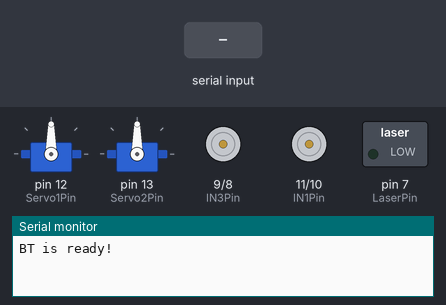
Recording of a sketch running on a simulated Arduino Uno, built with avr-gcc and run on an emulated ATmega328P. On the bench: 2 × servo, motor-driver pin pairs drawn as motors (green arrow = first pin HIGH = forward, orange = second pin HIGH = backward, longer = more drive), switched loads named in the sketch (green lamp = pin HIGH), the last lines printed to the serial monitor. Inputs (shaded band) come from the test bench.

Above: at 1.2 s.
1.3 s: "B" received over the second serial link
At 2.0 s:
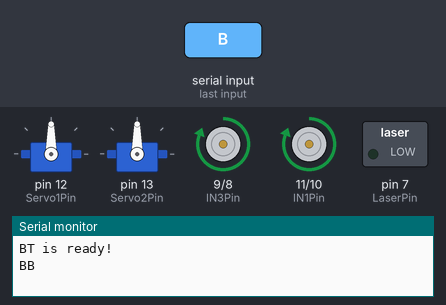
2.8 s: "L" received over the second serial link
At 3.1 s:
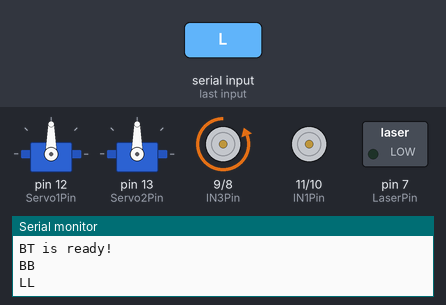
4.3 s: "R" received over the second serial link
At 5.4 s:
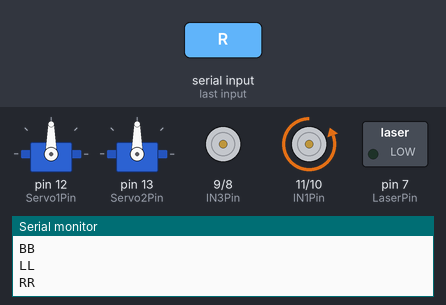
Timing chart, 0 to 7.3 s (numbered marks = the images above; inputs shaded):
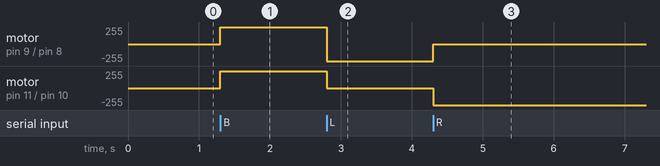

The sketch:

BT_Car06.ino
```cpp
#include <String.h>
#include <Servo.h>

#include "pitch.h"
/* Input for motorA:
   IN1      IN2      Action
   LOW      LOW      Motor Stop
   HIGH     LOW      Motor moves forward
   LOW      HIGH     Motor moves backward
   HIGH     HIGH     Motor Stop
*/
const int IN1Pin  = 11;
const int IN2Pin = 10;
const int IN3Pin = 9;
const int IN4Pin = 8;

const int DELAY = 3000;
#define TXPin 3
#define RXPin 2

#define Servo1Pin 12
#define Servo2Pin 13

#define EchoPin  5
#define TrigPin  4

#define PIRPin  6

#define LaserPin  7

#define SpeakerPin  7


#include <SoftwareSerial.h>   // 引用程式庫

// 定義連接藍牙模組的序列埠
SoftwareSerial BT(RXPin, TXPin); // 接收腳, 傳送腳
char val;  // 儲存接收資料的變數
//String CarCommand = String("FBLR") ;    //設定車子可以接受字串
String CarCommand = "FBLRX" ;    //設定車子可以接受字串
Servo myservo1;
Servo myservo2;

// notes in the melody:
int melody[] = {
  NOTE_C4, NOTE_G3, NOTE_G3, NOTE_A3, NOTE_G3, 0, NOTE_B3, NOTE_C4
};

// note durations: 4 = quarter note, 8 = eighth note, etc.:
int noteDurations[] = {
  4, 8, 8, 4, 4, 4, 4, 4
};

void setup()
{
  pinMode(IN1Pin, OUTPUT);
  pinMode(IN2Pin, OUTPUT);
  pinMode(IN3Pin, OUTPUT);
  pinMode(IN4Pin, OUTPUT);
//----------Servo
  myservo1.attach(Servo1Pin);
  myservo2.attach(Servo2Pin);

  //-------------HC-SR04
    pinMode(EchoPin, INPUT);
    pinMode(TrigPin, OUTPUT);

  //------------人體紅外線感測器(PIR Sensor)
    pinMode(PIRPin, INPUT);

    //------------雷射/燈光模組
    pinMode(LaserPin, OUTPUT);

    //------------揚聲器(喇叭)
    pinMode(SpeakerPin, OUTPUT);


  //------------BT_Talk Code

     Serial.begin(9600);   // 與電腦序列埠連線
  Serial.println("BT is ready!");

  // 設定藍牙模組的連線速率
  // 如果是HC-05，請改成9600
    BT.begin(9600);
 //  tone1.begin(SpeakerPin);

}

void loop()
{
    if (BT.available())
    {
          val = BT.read();
          Serial.print(val);
        //    Serial.println(CarCommand.indexOf(2),DEC) ;
        //    Serial.println(CarCommand.indexOf('L'),DEC) ;
        //    Serial.println(CarCommand.indexOf('K'),DEC) ;
    if (CarCommand.indexOf(val) >0)
        {
          //  Serial.println(CarCommand.charAt(val)) ;
             BTCMD(val) ;     //執行車子命令

        }
    }
}
void BTCMD(char cmd)
{
    //執行車子命令

    if (cmd == 'F')
            forward();      //前進
    if (cmd == 'B')
            backward();     //向左
    if (cmd == 'L')
            left();         //向左
    if (cmd == 'R')
            right();        //向右
    if (cmd == 'X')
            motorstop();    //停車
      Serial.println(cmd) ;

}
void LaserFire(boolean FireCMD)
{
    digitalWrite(LaserPin,FireCMD);
}

void SoundOn()
{
    for (int thisNote = 0; thisNote < 8; thisNote++) {

    // to calculate the note duration, take one second
    // divided by the note type.
    //e.g. quarter note = 1000 / 4, eighth note = 1000/8, etc.
    int noteDuration = 1000 / noteDurations[thisNote];
    tone(SpeakerPin, melody[thisNote], noteDuration);

    // to distinguish the notes, set a minimum time between them.
    // the note's duration + 30% seems to work well:
    int pauseBetweenNotes = noteDuration * 1.30;
    delay(pauseBetweenNotes);
    // stop the tone playing:
    noTone(SpeakerPin);
  }
}


boolean CheckPirSensor()
{
    if (digitalRead(PIRPin))
      {
        return true ;
      }
      else
      {
        return false ;
      }

}

double HC04_ultrasonic()
{
   double tmp = 0 ;
  double duration, distance;
  digitalWrite(TrigPin, HIGH);
  delayMicroseconds(1000);
  digitalWrite(TrigPin, LOW);
  duration = pulseIn(EchoPin, HIGH);
  distance = (duration/2) / 29.1;
  if (distance >= 200 || distance <= 0){
    tmp = -1 ;
    Serial.print(distance);
    Serial.println(" cm");
    Serial.println("Out of range");
    Serial.println("--------------");
  }
  else {
        tmp = distance ;
    Serial.print(distance);
    Serial.println(" cm");
    Serial.println("read ok...");
    Serial.println("--------------");
  }

  return (tmp);
}


void Servo1Action(int angle)
{
    myservo1.write(angle);  // set servo to mid-poin
}

void Servo2Action(int angle)
{
    myservo2.write(angle);  // set servo to mid-poin
}


void selfTest()
{
  forward();
  delay(DELAY);
  motorstop(); delay(500);

  backward();
  delay(DELAY);
  motorstop(); delay(500);

  right();
  delay(DELAY);
  motorstop(); delay(500);

  left();
  delay(DELAY);
  motorstop(); delay(500);
}

void motorstop()
{
  digitalWrite(IN1Pin, LOW);
  digitalWrite(IN2Pin, LOW);
  digitalWrite(IN3Pin, LOW);
  digitalWrite(IN4Pin, LOW);
}

void forward()
{
  digitalWrite(IN1Pin, LOW);
  digitalWrite(IN2Pin, HIGH);
  digitalWrite(IN3Pin, LOW);
  digitalWrite(IN4Pin, HIGH);
}

void backward()
{
  digitalWrite(IN1Pin, HIGH);
  digitalWrite(IN2Pin, LOW);
  digitalWrite(IN3Pin, HIGH);
  digitalWrite(IN4Pin, LOW);
}

// Let right motor keep running, but stop left motor
void right()
{
  digitalWrite(IN1Pin, LOW);
  digitalWrite(IN2Pin, HIGH);
  digitalWrite(IN3Pin, LOW);
  digitalWrite(IN4Pin, LOW);
}

// Let left motor keep running, but stop right motor
void left()
{
  digitalWrite(IN1Pin, LOW);
  digitalWrite(IN2Pin, LOW);
  digitalWrite(IN3Pin, LOW);
  digitalWrite(IN4Pin, HIGH);
}
```

pitch.h
```cpp
/*************************************************
 * Public Constants
 *************************************************/

#define NOTE_B0  31
#define NOTE_C1  33
#define NOTE_CS1 35
#define NOTE_D1  37
#define NOTE_DS1 39
#define NOTE_E1  41
#define NOTE_F1  44
#define NOTE_FS1 46
#define NOTE_G1  49
#define NOTE_GS1 52
#define NOTE_A1  55
#define NOTE_AS1 58
#define NOTE_B1  62
#define NOTE_C2  65
#define NOTE_CS2 69
#define NOTE_D2  73
#define NOTE_DS2 78
#define NOTE_E2  82
#define NOTE_F2  87
#define NOTE_FS2 93
#define NOTE_G2  98
#define NOTE_GS2 104
#define NOTE_A2  110
#define NOTE_AS2 117
#define NOTE_B2  123
#define NOTE_C3  131
#define NOTE_CS3 139
#define NOTE_D3  147
#define NOTE_DS3 156
#define NOTE_E3  165
#define NOTE_F3  175
#define NOTE_FS3 185
#define NOTE_G3  196
#define NOTE_GS3 208
#define NOTE_A3  220
#define NOTE_AS3 233
#define NOTE_B3  247
#define NOTE_C4  262
#define NOTE_CS4 277
#define NOTE_D4  294
#define NOTE_DS4 311
#define NOTE_E4  330
#define NOTE_F4  349
#define NOTE_FS4 370
#define NOTE_G4  392
#define NOTE_GS4 415
#define NOTE_A4  440
#define NOTE_AS4 466
#define NOTE_B4  494
#define NOTE_C5  523
#define NOTE_CS5 554
#define NOTE_D5  587
#define NOTE_DS5 622
#define NOTE_E5  659
#define NOTE_F5  698
#define NOTE_FS5 740
#define NOTE_G5  784
#define NOTE_GS5 831
#define NOTE_A5  880
#define NOTE_AS5 932
#define NOTE_B5  988
#define NOTE_C6  1047
#define NOTE_CS6 1109
#define NOTE_D6  1175
#define NOTE_DS6 1245
#define NOTE_E6  1319
#define NOTE_F6  1397
#define NOTE_FS6 1480
#define NOTE_G6  1568
#define NOTE_GS6 1661
#define NOTE_A6  1760
#define NOTE_AS6 1865
#define NOTE_B6  1976
#define NOTE_C7  2093
#define NOTE_CS7 2217
#define NOTE_D7  2349
#define NOTE_DS7 2489
#define NOTE_E7  2637
#define NOTE_F7  2794
#define NOTE_FS7 2960
#define NOTE_G7  3136
#define NOTE_GS7 3322
#define NOTE_A7  3520
#define NOTE_AS7 3729
#define NOTE_B7  3951
#define NOTE_C8  4186
#define NOTE_CS8 4435
#define NOTE_D8  4699
#define NOTE_DS8 4978
```

Measured:
- after the input at 1.3 s, motor on pin 9 (IN3Pin) / pin 8 (IN4Pin), motor on pin 11 (IN1Pin) / pin 10 (IN2Pin): stopped → forward 255/255 at once
- after the input at 2.8 s, motor on pin 9 (IN3Pin) / pin 8 (IN4Pin): forward 255/255 → backward 255/255 at once; motor on pin 11 (IN1Pin) / pin 10 (IN2Pin): forward 255/255 → stopped at once
- after the input at 4.3 s, motor on pin 9 (IN3Pin) / pin 8 (IN4Pin): backward 255/255 → stopped at once; motor on pin 11 (IN1Pin) / pin 10 (IN2Pin): stopped → backward 255/255 at once
